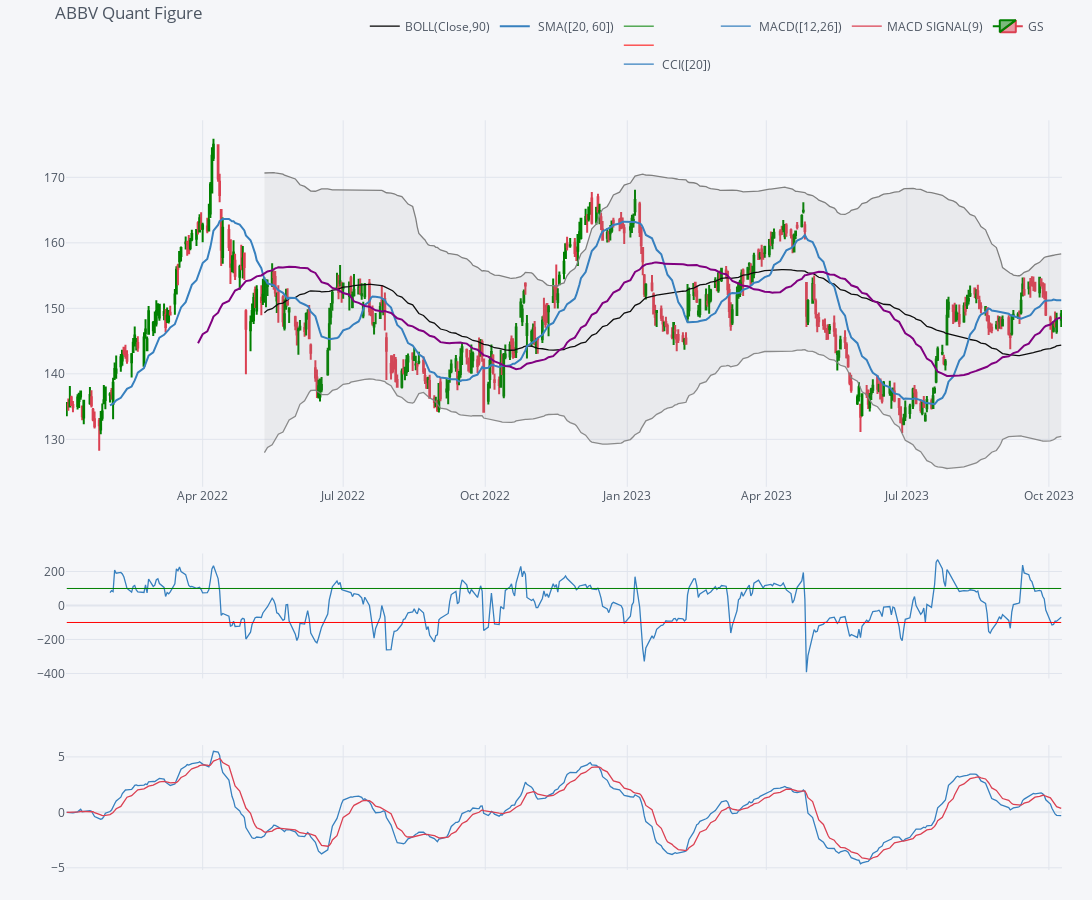

Notebook source saved alongside this figure:
### Code cell
from plotly.offline import iplot, init_notebook_mode
df = yfin.download('ABBV', start='2022-01-01', end=datetime.now(), interval='1d')

qf=cf.QuantFig(df,title='ABBV Quant Figure',legend='top',name='GS')

qf.add_bollinger_bands(periods=90,boll_std=2,colors=['black','grey'],fill=True)
qf.add_sma([20,60],width=2,color=['blue','purple'],legendgroup=True)
qf.add_cci([20])
qf.add_macd()

qf.iplot(dimensions=(1800, 900),up_color='green', down_color='red')

### Figure 1 — Plotly figure (JSON) as saved in the notebook; plotly's stock layout.template omitted (floating-point values rounded to 4 significant figures; data arrays with more than 128 entries replaced by an {"elided": "..."} marker saying what was removed)
{"data": [{"legendgroup": "BOLL(Close,90)", "line": {"color": "rgba(0, 0, 0, 1.0)", "dash": "solid", "shape": "linear", "width": 1.3}, "mode": "lines", "name": "BOLL(Close,90)", "showlegend": true, "text": "", "type": "scatter", "x": {"elided": "444 str values"}, "y": {"elided": "444 mixed values"}, "yaxis": "y2"}, {"legendgroup": "BOLL(Close,90)", "line": {"color": "rgba(128, 128, 128, 1.0)", "dash": "solid", "shape": "linear", "width": 1.3}, "mode": "lines", "name": "UPPER(Close,90)", "showlegend": false, "text": "", "type": "scatter", "x": {"elided": "444 str values"}, "y": {"elided": "444 mixed values"}, "yaxis": "y2"}, {"fill": "tonexty", "fillcolor": "rgba(128, 128, 128, 0.1)", "legendgroup": "BOLL(Close,90)", "line": {"color": "rgba(128, 128, 128, 0.8999999999999999)", "dash": "solid", "shape": "linear", "width": 1.3}, "mode": "lines", "name": "LOWER(Close,90)", "showlegend": false, "text": "", "type": "scatter", "x": {"elided": "444 str values"}, "y": {"elided": "444 mixed values"}, "yaxis": "y2"}, {"legendgroup": " SMA([20, 60])", "line": {"color": "rgba(55, 128, 191, 1.0)", "dash": "solid", "shape": "linear", "width": 2}, "mode": "lines", "name": " SMA([20, 60])", "showlegend": true, "text": "", "type": "scatter", "x": {"elided": "444 str values"}, "y": {"elided": "444 mixed values"}, "yaxis": "y2"}, {"legendgroup": " SMA([20, 60])", "line": {"color": "rgba(128, 0, 128, 1.0)", "dash": "solid", "shape": "linear", "width": 2}, "mode": "lines", "name": " SMA(60)", "showlegend": false, "text": "", "type": "scatter", "x": {"elided": "444 str values"}, "y": {"elided": "444 mixed values"}, "yaxis": "y2"}, {"legendgroup": " CCI([20])", "line": {"color": "rgba(55, 128, 191, 1.0)", "dash": "solid", "shape": "linear", "width": 1.3}, "mode": "lines", "name": " CCI([20])", "showlegend": true, "text": "", "type": "scatter", "x": {"elided": "444 str values"}, "y": {"elided": "444 mixed values"}, "yaxis": "y3"}, {"legendgroup": " CCI([20])", "line": {"color": "red", "width": 1}, "mode": "lines", "name": "", "showlegend": true, "text": "", "type": "scatter", "x": {"elided": "444 str values"}, "y": {"elided": "444 int values"}, "yaxis": "y3"}, {"legendgroup": " CCI([20])", "line": {"color": "green", "width": 1}, "mode": "lines", "name": "", "showlegend": true, "text": "", "type": "scatter", "x": {"elided": "444 str values"}, "y": {"elided": "444 int values"}, "yaxis": "y3"}, {"line": {"color": "rgba(55, 128, 191, 1.0)", "dash": "solid", "shape": "linear", "width": 1.3}, "mode": "lines", "name": " MACD([12,26])", "text": "", "type": "scatter", "x": {"elided": "444 str values"}, "y": {"elided": "444 float values"}, "yaxis": "y4"}, {"line": {"color": "rgba(219, 64, 82, 1.0)", "dash": "solid", "shape": "linear", "width": 1.3}, "mode": "lines", "name": "MACD SIGNAL(9)", "text": "", "type": "scatter", "x": {"elided": "444 str values"}, "y": {"elided": "444 float values"}, "yaxis": "y4"}, {"close": {"elided": "444 float values"}, "decreasing": {"line": {"color": "#db4052"}}, "high": {"elided": "444 float values"}, "increasing": {"line": {"color": "#008000"}}, "low": {"elided": "444 float values"}, "name": "GS", "open": {"elided": "444 float values"}, "showlegend": true, "type": "candlestick", "x": {"elided": "444 str values"}, "yaxis": "y2"}], "layout": {"height": 900, "legend": {"bgcolor": "#F5F6F9", "font": {"color": "#4D5663"}, "orientation": "h", "x": 0.3, "y": 0.95, "yanchor": "bottom"}, "margin": {"b": 30, "l": 30, "r": 30, "t": 30}, "paper_bgcolor": "#F5F6F9", "plot_bgcolor": "#F5F6F9", "showlegend": true, "title": {"font": {"color": "#4D5663"}, "text": "ABBV Quant Figure"}, "width": 1800, "xaxis": {"anchor": "y2", "gridcolor": "#E1E5ED", "rangeselector": {"bgcolor": "rgba(150, 200, 250, 1)", "buttons": [{"count": 1, "label": "1m", "step": "month", "stepmode": "backward"}, {"count": 1, "label": "1y", "step": "year", "stepmode": "backward"}], "font": {"size": 13}, "visible": false, "x": 0, "y": 0.9}, "rangeslider": {"visible": false}, "showgrid": true, "tickfont": {"color": "#4D5663"}, "title": {"font": {"color": "#4D5663"}, "text": ""}, "zerolinecolor": "#E1E5ED"}, "yaxis": {"gridcolor": "#E1E5ED", "showgrid": true, "showticklabels": false, "tickfont": {"color": "#4D5663"}, "title": {"font": {"color": "#4D5663"}, "text": ""}, "zerolinecolor": "#E1E5ED"}, "yaxis2": {"domain": [0.46, 0.9], "gridcolor": "#E1E5ED", "showgrid": true, "tickfont": {"color": "#4D5663"}, "title": {"font": {"color": "#4D5663"}, "text": ""}, "zerolinecolor": "#E1E5ED"}, "yaxis3": {"domain": [0.23, 0.38], "gridcolor": "#E1E5ED", "showgrid": true, "tickfont": {"color": "#4D5663"}, "title": {"font": {"color": "#4D5663"}, "text": ""}, "zerolinecolor": "#E1E5ED"}, "yaxis4": {"domain": [0, 0.15], "gridcolor": "#E1E5ED", "showgrid": true, "tickfont": {"color": "#4D5663"}, "title": {"font": {"color": "#4D5663"}, "text": ""}, "zerolinecolor": "#E1E5ED"}}}
